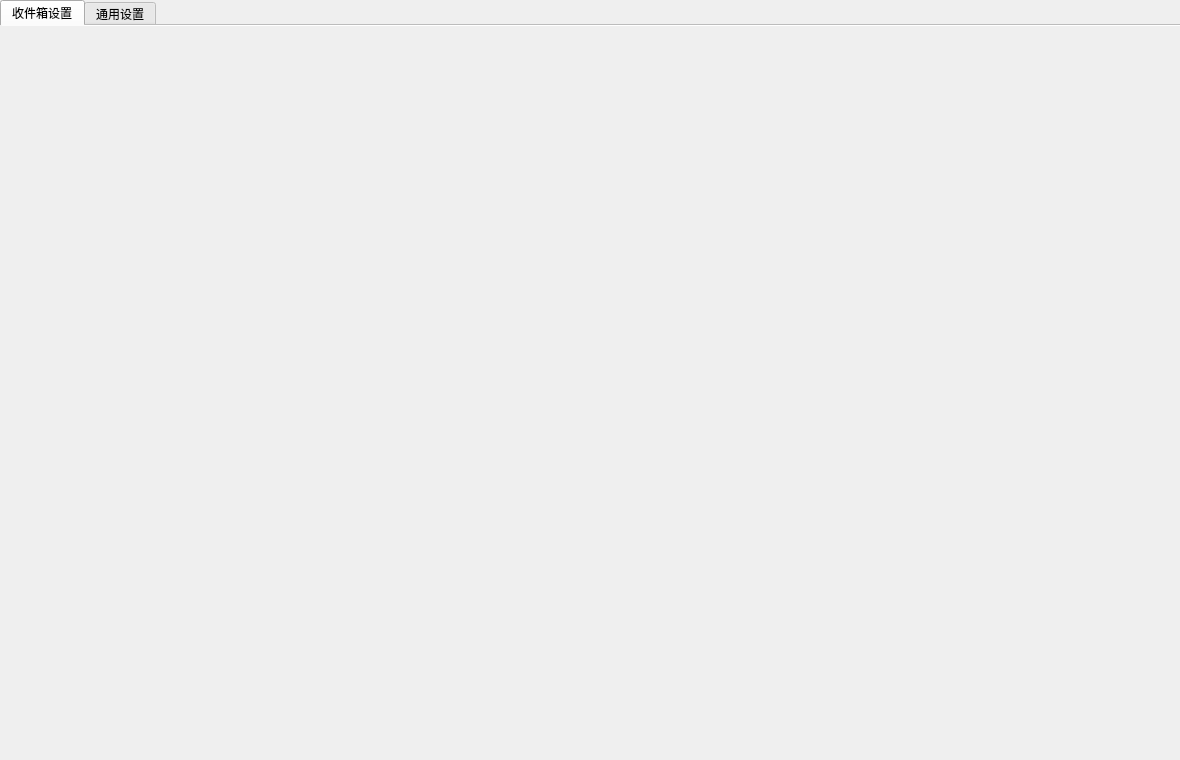
<?xml version="1.0" encoding="UTF-8"?>
<!-- mainwindow.ui —— 主窗口外壳（Qt Designer）
     与 MainWindow::buildUi() 的静态结构一一对应。边界约定：
     1. NavSidebar 内容（折叠分组/导航按钮）全部为运行时动态构建（图标字形、
        展开状态、属性驱动样式），.ui 只保留侧栏容器与 navLay；
     2. pageStack 中仅声明 4 个容器页（设置/专注统计/活动/同步），其子标签页
        均为空 host 容器，需要构造参数的真实页面运行时经 insertWidget 按枚举
        升序插入栈中、经 hostLay 装入子标签；
     3. 通用设置 Tab 的静态结构在 .ui 中（为空 host generalHostLay），
        设置编辑组件与保存按钮在运行时构建（见 MainWindow::buildSettingsEditor）。 -->
<ui version="4.0">
 <class>MainWindow</class>
 <widget class="QMainWindow" name="MainWindow">
  <property name="geometry">
   <rect>
    <x>0</x>
    <y>0</y>
    <width>1180</width>
    <height>760</height>
   </rect>
  </property>
  <widget class="QWidget" name="centralwidget">
   <layout class="QHBoxLayout" name="root" stretch="0,1">
    <property name="leftMargin">
     <number>0</number>
    </property>
    <property name="topMargin">
     <number>0</number>
    </property>
    <property name="rightMargin">
     <number>0</number>
    </property>
    <property name="bottomMargin">
     <number>0</number>
    </property>
    <property name="spacing">
     <number>0</number>
    </property>
    <item>
     <widget class="QWidget" name="NavSidebar">
      <layout class="QVBoxLayout" name="navLay">
       <property name="leftMargin">
        <number>0</number>
       </property>
       <property name="topMargin">
        <number>12</number>
       </property>
       <property name="rightMargin">
        <number>0</number>
       </property>
       <property name="bottomMargin">
        <number>12</number>
       </property>
       <property name="spacing">
        <number>2</number>
       </property>
      </layout>
     </widget>
    </item>
    <item>
     <widget class="QStackedWidget" name="pageStack">
      <widget class="QWidget" name="pageSettings">
       <layout class="QVBoxLayout" name="settingsLay" stretch="0,1">
        <property name="leftMargin">
         <number>0</number>
        </property>
        <property name="topMargin">
         <number>0</number>
        </property>
        <property name="rightMargin">
         <number>0</number>
        </property>
        <property name="bottomMargin">
         <number>0</number>
        </property>
        <property name="spacing">
         <number>0</number>
        </property>
        <item>
         <widget class="QTabWidget" name="settingsTabs">
          <property name="documentMode">
           <bool>true</bool>
          </property>
          <widget class="QWidget" name="inboxHost">
           <attribute name="title">
            <string>收件箱设置</string>
           </attribute>
           <layout class="QVBoxLayout" name="inboxHostLay">
            <property name="leftMargin">
             <number>0</number>
            </property>
            <property name="topMargin">
             <number>0</number>
            </property>
            <property name="rightMargin">
             <number>0</number>
            </property>
            <property name="bottomMargin">
             <number>0</number>
            </property>
           </layout>
          </widget>
          <widget class="QWidget" name="generalTab">
           <attribute name="title">
            <string>通用设置</string>
           </attribute>
           <layout class="QVBoxLayout" name="generalHostLay">
            <property name="leftMargin">
             <number>0</number>
            </property>
            <property name="topMargin">
             <number>0</number>
            </property>
            <property name="rightMargin">
             <number>0</number>
            </property>
            <property name="bottomMargin">
             <number>0</number>
            </property>
            <property name="spacing">
             <number>0</number>
            </property>
           </layout>
          </widget>
         </widget>
        </item>
       </layout>
      </widget>
      <widget class="QWidget" name="pageFocusStats">
       <layout class="QVBoxLayout" name="focusLay" stretch="0,1">
        <property name="leftMargin">
         <number>0</number>
        </property>
        <property name="topMargin">
         <number>0</number>
        </property>
        <property name="rightMargin">
         <number>0</number>
        </property>
        <property name="bottomMargin">
         <number>0</number>
        </property>
        <property name="spacing">
         <number>0</number>
        </property>
        <item>
         <widget class="QTabWidget" name="focusTabs">
          <property name="documentMode">
           <bool>true</bool>
          </property>
          <widget class="QWidget" name="focusRecordHost">
           <attribute name="title">
            <string>☰ 记录</string>
           </attribute>
           <layout class="QVBoxLayout" name="focusRecordHostLay">
            <property name="leftMargin">
             <number>0</number>
            </property>
            <property name="topMargin">
             <number>0</number>
            </property>
            <property name="rightMargin">
             <number>0</number>
            </property>
            <property name="bottomMargin">
             <number>0</number>
            </property>
           </layout>
          </widget>
          <widget class="QWidget" name="focusDetailHost">
           <attribute name="title">
            <string>≡ 详情</string>
           </attribute>
           <layout class="QVBoxLayout" name="focusDetailHostLay">
            <property name="leftMargin">
             <number>0</number>
            </property>
            <property name="topMargin">
             <number>0</number>
            </property>
            <property name="rightMargin">
             <number>0</number>
            </property>
            <property name="bottomMargin">
             <number>0</number>
            </property>
           </layout>
          </widget>
          <widget class="QWidget" name="focusWeekHost">
           <attribute name="title">
            <string>📊 时间线</string>
           </attribute>
           <layout class="QVBoxLayout" name="focusWeekHostLay">
            <property name="leftMargin">
             <number>0</number>
            </property>
            <property name="topMargin">
             <number>0</number>
            </property>
            <property name="rightMargin">
             <number>0</number>
            </property>
            <property name="bottomMargin">
             <number>0</number>
            </property>
           </layout>
          </widget>
          <widget class="QWidget" name="focusHeatmapHost">
           <attribute name="title">
            <string>▦ 日历图</string>
           </attribute>
           <layout class="QVBoxLayout" name="focusHeatmapHostLay">
            <property name="leftMargin">
             <number>0</number>
            </property>
            <property name="topMargin">
             <number>0</number>
            </property>
            <property name="rightMargin">
             <number>0</number>
            </property>
            <property name="bottomMargin">
             <number>0</number>
            </property>
           </layout>
          </widget>
          <widget class="QWidget" name="focusBestHost">
           <attribute name="title">
            <string>⭐ 最佳时段</string>
           </attribute>
           <layout class="QVBoxLayout" name="focusBestHostLay">
            <property name="leftMargin">
             <number>0</number>
            </property>
            <property name="topMargin">
             <number>0</number>
            </property>
            <property name="rightMargin">
             <number>0</number>
            </property>
            <property name="bottomMargin">
             <number>0</number>
            </property>
           </layout>
          </widget>
          <widget class="QWidget" name="focusCalendarHost">
           <attribute name="title">
            <string>📅 日历</string>
           </attribute>
           <layout class="QVBoxLayout" name="focusCalendarHostLay">
            <property name="leftMargin">
             <number>0</number>
            </property>
            <property name="topMargin">
             <number>0</number>
            </property>
            <property name="rightMargin">
             <number>0</number>
            </property>
            <property name="bottomMargin">
             <number>0</number>
            </property>
           </layout>
          </widget>
          <widget class="QWidget" name="focusMemorialHost">
           <attribute name="title">
            <string>🏷 纪念日</string>
           </attribute>
           <layout class="QVBoxLayout" name="focusMemorialHostLay">
            <property name="leftMargin">
             <number>0</number>
            </property>
            <property name="topMargin">
             <number>0</number>
            </property>
            <property name="rightMargin">
             <number>0</number>
            </property>
            <property name="bottomMargin">
             <number>0</number>
            </property>
           </layout>
          </widget>
         </widget>
        </item>
       </layout>
      </widget>
      <widget class="QWidget" name="pageActivity">
       <layout class="QVBoxLayout" name="awLay" stretch="0,1">
        <property name="leftMargin">
         <number>0</number>
        </property>
        <property name="topMargin">
         <number>0</number>
        </property>
        <property name="rightMargin">
         <number>0</number>
        </property>
        <property name="bottomMargin">
         <number>0</number>
        </property>
        <property name="spacing">
         <number>0</number>
        </property>
        <item>
         <widget class="QTabWidget" name="awTabs">
          <property name="documentMode">
           <bool>true</bool>
          </property>
          <widget class="QWidget" name="awActivityHost">
           <attribute name="title">
            <string>📊 Activity</string>
           </attribute>
           <layout class="QVBoxLayout" name="awActivityHostLay">
            <property name="leftMargin">
             <number>0</number>
            </property>
            <property name="topMargin">
             <number>0</number>
            </property>
            <property name="rightMargin">
             <number>0</number>
            </property>
            <property name="bottomMargin">
             <number>0</number>
            </property>
           </layout>
          </widget>
          <widget class="QWidget" name="awDayHost">
           <attribute name="title">
            <string>🏷 Day 标签</string>
           </attribute>
           <layout class="QVBoxLayout" name="awDayHostLay">
            <property name="leftMargin">
             <number>0</number>
            </property>
            <property name="topMargin">
             <number>0</number>
            </property>
            <property name="rightMargin">
             <number>0</number>
            </property>
            <property name="bottomMargin">
             <number>0</number>
            </property>
           </layout>
          </widget>
          <widget class="QWidget" name="awStatsHost">
           <attribute name="title">
            <string>📈 统计</string>
           </attribute>
           <layout class="QVBoxLayout" name="awStatsHostLay">
            <property name="leftMargin">
             <number>0</number>
            </property>
            <property name="topMargin">
             <number>0</number>
            </property>
            <property name="rightMargin">
             <number>0</number>
            </property>
            <property name="bottomMargin">
             <number>0</number>
            </property>
           </layout>
          </widget>
          <widget class="QWidget" name="awQueryHost">
           <attribute name="title">
            <string>🔍 Query</string>
           </attribute>
           <layout class="QVBoxLayout" name="awQueryHostLay">
            <property name="leftMargin">
             <number>0</number>
            </property>
            <property name="topMargin">
             <number>0</number>
            </property>
            <property name="rightMargin">
             <number>0</number>
            </property>
            <property name="bottomMargin">
             <number>0</number>
            </property>
           </layout>
          </widget>
         </widget>
        </item>
       </layout>
      </widget>
      <widget class="QWidget" name="pageSync">
       <layout class="QVBoxLayout" name="syncLay" stretch="0,1">
        <property name="leftMargin">
         <number>0</number>
        </property>
        <property name="topMargin">
         <number>0</number>
        </property>
        <property name="rightMargin">
         <number>0</number>
        </property>
        <property name="bottomMargin">
         <number>0</number>
        </property>
        <property name="spacing">
         <number>0</number>
        </property>
        <item>
         <widget class="QTabWidget" name="syncTabs">
          <property name="documentMode">
           <bool>true</bool>
          </property>
          <widget class="QWidget" name="syncHost">
           <attribute name="title">
            <string>⇄ 局域网同步</string>
           </attribute>
           <layout class="QVBoxLayout" name="syncHostLay">
            <property name="leftMargin">
             <number>0</number>
            </property>
            <property name="topMargin">
             <number>0</number>
            </property>
            <property name="rightMargin">
             <number>0</number>
            </property>
            <property name="bottomMargin">
             <number>0</number>
            </property>
           </layout>
          </widget>
          <widget class="QWidget" name="syncDetailsHost">
           <attribute name="title">
            <string>📋 同步详情</string>
           </attribute>
           <layout class="QVBoxLayout" name="syncDetailsHostLay">
            <property name="leftMargin">
             <number>0</number>
            </property>
            <property name="topMargin">
             <number>0</number>
            </property>
            <property name="rightMargin">
             <number>0</number>
            </property>
            <property name="bottomMargin">
             <number>0</number>
            </property>
           </layout>
          </widget>
          <widget class="QWidget" name="d1Host">
           <attribute name="title">
            <string>☁ D1 云同步</string>
           </attribute>
           <layout class="QVBoxLayout" name="d1HostLay">
            <property name="leftMargin">
             <number>0</number>
            </property>
            <property name="topMargin">
             <number>0</number>
            </property>
            <property name="rightMargin">
             <number>0</number>
            </property>
            <property name="bottomMargin">
             <number>0</number>
            </property>
           </layout>
          </widget>
          <widget class="QWidget" name="cloudBackupHost">
           <attribute name="title">
            <string>💾 云备份</string>
           </attribute>
           <layout class="QVBoxLayout" name="cloudBackupHostLay">
            <property name="leftMargin">
             <number>0</number>
            </property>
            <property name="topMargin">
             <number>0</number>
            </property>
            <property name="rightMargin">
             <number>0</number>
            </property>
            <property name="bottomMargin">
             <number>0</number>
            </property>
           </layout>
          </widget>
         </widget>
        </item>
       </layout>
      </widget>
     </widget>
    </item>
   </layout>
  </widget>
 </widget>
 <resources/>
 <connections/>
</ui>
